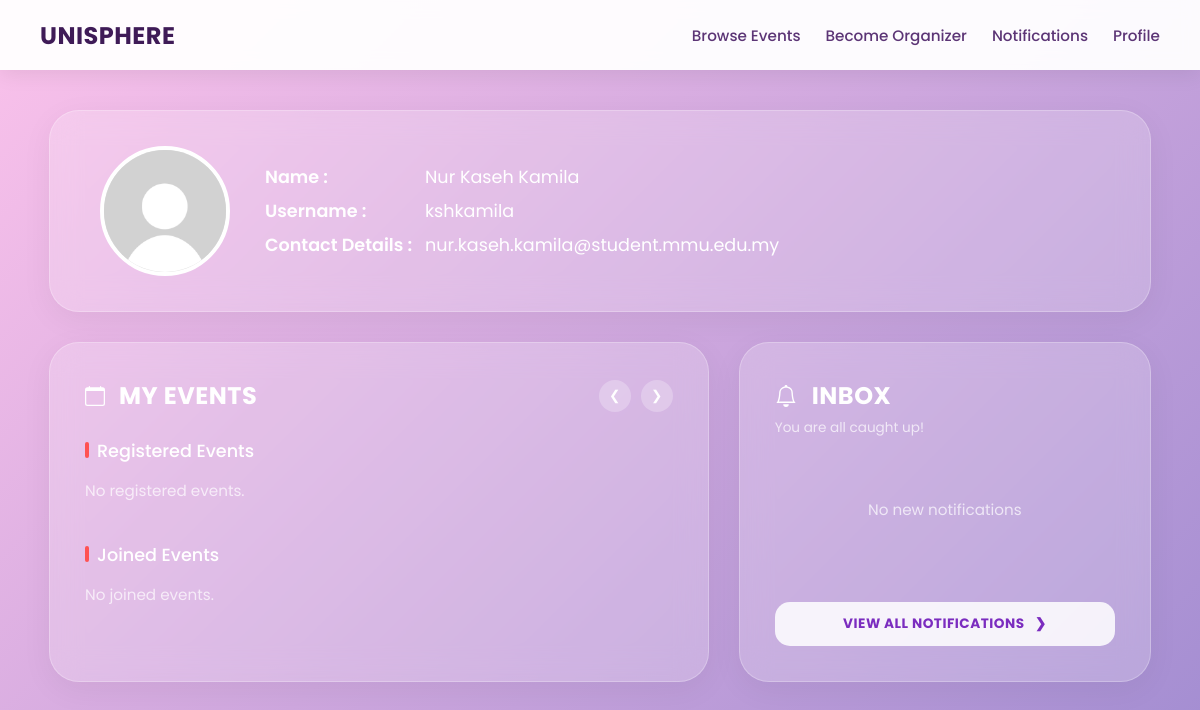
The app's page /user_dashboard (signed in), older data.
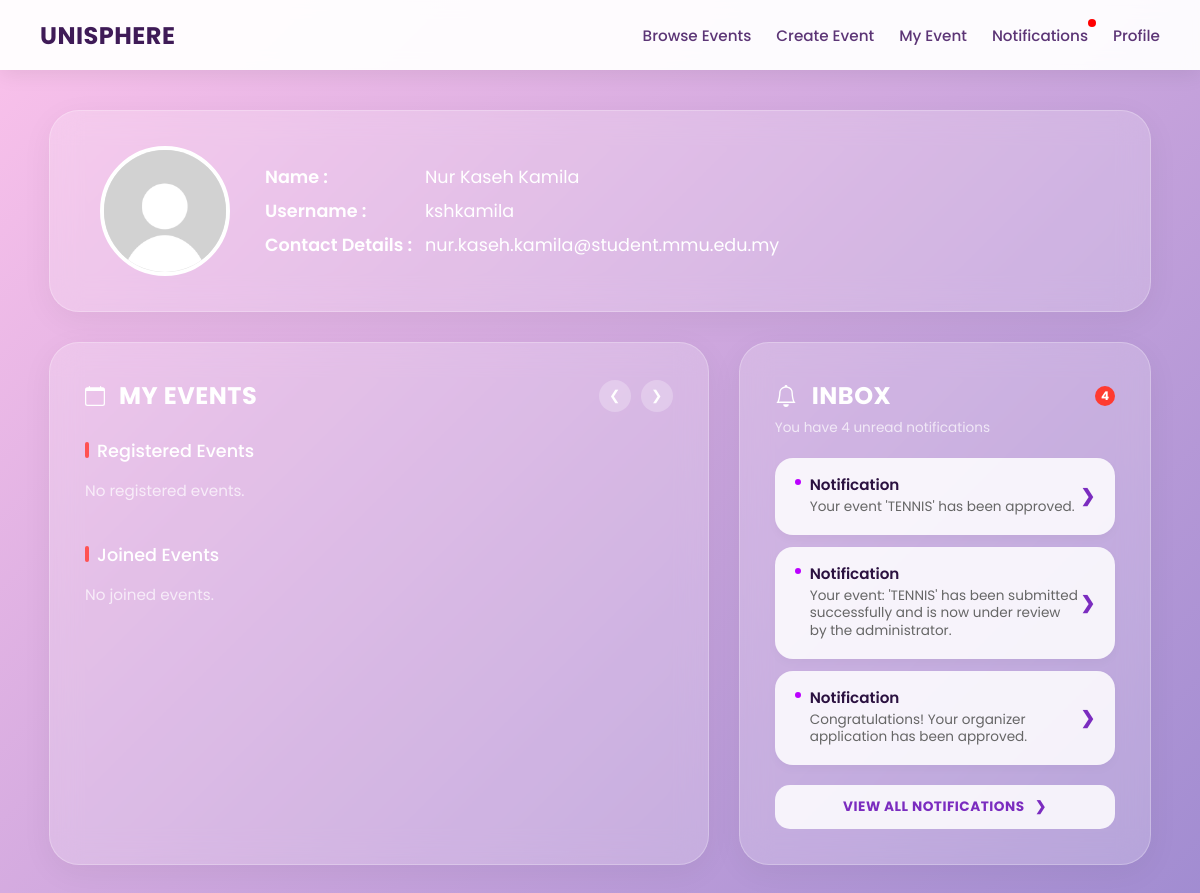
The same page, newer data.
### tables this page shows
CREATE TABLE users_general (
    student_id varchar(10) PRIMARY KEY,
    name TEXT NOT NULL,
    username TEXT NOT NULL UNIQUE,
    email TEXT NOT NULL UNIQUE,
    password TEXT NOT NULL,
    keyword TEXT,
    role TEXT NOT NULL CHECK(role IN ('user', 'organizer', 'admin')),
    is_verified INTEGER DEFAULT 0,
    pending_email TEXT,
    security_question TEXT
);

CREATE TABLE notifications (
    id INTEGER PRIMARY KEY AUTOINCREMENT,
    student_id varchar(10) NOT NULL,
    message TEXT NOT NULL,
    type TEXT NOT NULL,
    is_read INTEGER DEFAULT 0,
    created_at TIMESTAMP DEFAULT CURRENT_TIMESTAMP, redirect TEXT,
    FOREIGN KEY (student_id) REFERENCES users_general(student_id)
);

### app.py (the view)
@app.route('/user_dashboard')
def dashboard():
    username = session.get('user')
    if not username:
        return redirect(url_for('login'))
    conn = get_db_connection()
    cursor = conn.cursor()
    cursor.execute("""
        SELECT * FROM users_general
        LEFT JOIN user_details ON users_general.student_id = user_details.student_id
        WHERE users_general.username = ?
    """, (username,))
    user = cursor.fetchone()
    if not user:
        conn.close()
        return "User not found"
    cursor.execute("""
        SELECT e.event_id, e.event_name, e.event_description,
               e.start_date, e.end_date, e.start_time, e.end_time,
               e.main_location, e.faculty_wing, e.specific_location, e.event_mode, e.event_link, e.event_poster
        FROM events e
        INNER JOIN event_registrations er ON e.event_id = er.event_id
        WHERE er.student_id = ? AND e.end_date >= date('now')
    """, (user["student_id"],))
    events = cursor.fetchall()
    cursor.execute("""
        SELECT e.event_id, e.event_name, e.event_description,
               e.start_date, e.end_date, e.start_time, e.end_time,
               e.main_location, e.faculty_wing, e.specific_location, e.event_mode, e.event_link, e.event_poster
        FROM events e
        INNER JOIN event_registrations er ON e.event_id = er.event_id
        WHERE er.student_id = ? AND e.end_date < date('now')
    """, (user["student_id"],))
    joined_events = cursor.fetchall()
    cursor.execute("""
        SELECT * FROM notifications
        WHERE student_id = ? AND is_read = 0
        ORDER BY ROWID DESC
    """, (user["student_id"],))
    notifications = cursor.fetchall()
    cursor.execute("""
        SELECT COUNT(*) as count
        FROM notifications
        WHERE student_id = ? AND is_read = 0
    """, (user["student_id"],))
    unread_data = cursor.fetchone()
    unread_notifications = unread_data["count"] if unread_data else 0
    conn.close()
    return render_template(
        'user_dashboard.html',
        user=user,
        events=events,
        joined_events=joined_events,
        notifications=notifications,
        unread_notifications=unread_notifications
    )

### app.py (called while the page is built)
def get_db_connection():
    conn = sqlite3.connect('database.db')
    conn.row_factory = sqlite3.Row
    conn.execute("PRAGMA foreign_keys = 1")
    return conn

@app.context_processor
def inject_notifications():
    if 'student_id' not in session:
        return dict(unread_notifications=0)
    conn = get_db_connection()
    cursor = conn.cursor()
    cursor.execute("SELECT COUNT(*) AS total FROM notifications WHERE student_id = ? AND is_read = 0",
    (session['student_id'],))
    result = cursor.fetchone()
    conn.close()
    return dict(unread_notifications=result['total'])

### templates/user_dashboard.html (shortened to what this page needs)
<!DOCTYPE html>
<html lang="en">
    <head>
    </head>
    <body>
        <nav class="navbar">
            <a class="navbar-brand" href="/user_dashboard">UniSphere</a>
            <div class="navbar-links">
                {% if session.get('role') == 'user' %}
                    <a href="/eventbrowsing">Browse Events</a>
                    <a href="/be_organizer">Become Organizer</a>
                    <a href="/notifications" class="notification-link">
                        Notifications
                    </a>
                    <a href="/user_dashboard">Profile</a>
                {% elif session.get('role') == 'organizer' %}
                    <a href="/eventbrowsing">Browse Events</a>
                    <a href="/createevent">Create Event</a>
                    <a href="/my_event">My Event</a>
                    <a href="/notifications" class="notification-link">
                        Notifications
                        {% if unread_notifications > 0 %}
                            <span class="notification-dot"></span>
                        {% endif %}
                    </a>
                    <a href="/user_dashboard">Profile</a>
                {% endif %}
            </div>
        </nav>
<div class="dashboard">
    <div class="profile-banner" onclick="window.location.href='/user_profile';" style="cursor: pointer;" title="Click to Edit Profile">
        <div class="profile-left">
            <img src="{{ url_for('static', filename='uploads/' + (user['profile_picture'] if user['profile_picture'] else 'default.png')) }}" class="dashboard-profile-picture">
            <div class="profile-content">
                <div class="profile-row">
                    <span class="profile-label">Name :</span>
                    <span class="profile-value">{{ user['name'] }}</span>
                </div>
                <div class="profile-row">
                    <span class="profile-label">Username :</span>
                    <span class="profile-value">{{ user['username'] }}</span>
                </div>
                <div class="profile-row">
                    <span class="profile-label">Contact Details :</span>
                    <span class="profile-value">{{ user['email'] }}</span>
                </div>
            </div>
        </div>
    </div>
            <div class="main-grid">
                <div class="card">
                    <div class="card-header-row">
                        <h2 class="card-title-main">
                            <svg width="20" height="20" fill="currentColor" viewBox="0 0 16 16" style="margin-right:4px;"><path d="M3.5 0a.5.5 0 0 1 .5.5V1h8V.5a.5.5 0 0 1 1 0V1h1a2 2 0 0 1 2 2v11a2 2 0 0 1-2 2H2a2 2 0 0 1-2-2V3a2 2 0 0 1 2-2h1V.5a.5.5 0 0 1 .5-.5zM1 4v10a1 1 0 0 0 1 1h12a1 1 0 0 0 1-1V4H1z"/></svg>
                            My Events
                        </h2>
                        <div class="scroll-arrows">
                            <button class="arrow-btn prev-btn">&#10094;</button>
                            <button class="arrow-btn next-btn">&#10095;</button>
                        </div>
                    </div>
                    <p class="event-section-label">Registered Events</p>
                    <div class="posters-container">
                        {% if events %}
                            {% for e in events %}
                                {% if e["main_location"] == "General" %}
                                {% elif e["main_location"] == "CLC" %}
                                    {% set location = e["main_location"] ~ ", " ~ e["specific_location"] %}
                                {% else %}
                                    {% set location = e["main_location"] ~ ", " ~ e["faculty_wing"] ~ ", " ~ e["specific_location"] %}
                                {% endif %}
                                <div class="event-poster"
                                     onclick='triggerActionMenu(
                                         `{{ e["event_id"] }}`,
                                         `{{ e["event_name"] | replace("`", "\\`") }}`,
                                         `{{ e["event_description"] | replace("`", "\\`") }}`,
                                         `{{ e["start_date"] }} to {{ e["end_date"] }}`,
                                         `{{ e["start_time"] }} - {{ e["end_time"] }}`,
                                         `{{ location }} ({{ e["event_mode"] }})`,
                                         `{{ url_for("static", filename="eventPoster/" + e["event_poster"]) if e["event_poster"] else "" }}`
                                     )'
                                     title="{{ e['event_name'] }}">
                                <img src="{{ url_for('static', filename='eventPoster/' + e['event_poster']) }}" alt="{{ e['event_name'] }}">
                                </div>
                            {% endfor %}
                            {% else %}
                            <p style="color: rgba(255,255,255,0.7); font-size:0.95rem;">No registered events.</p>
                        {% endif %}
                    </div>
                    <p class="event-section-label">Joined Events</p>
                    <div class="posters-container">
                        {% if joined_events %}
                            {% for e in joined_events %}
                                {% if e["main_location"] == "General" %}
                                    {% set location = e["specific_location"] %}
                                {% elif e["main_location"] == "CLC" %}
                                    {% set location = e["main_location"] ~ ", " ~ e["specific_location"] %}
                                {% else %}
                                    {% set location = e["main_location"] ~ ", " ~ e["faculty_wing"] ~ ", " ~ e["specific_location"] %}
                                {% endif %}
                                <div class="event-poster"
                                     onclick='triggerActionMenu(
                                         `{{ e["event_id"] }}`,
                                         `{{ e["event_name"] | replace("`", "\\`") }}`,
                                         `{{ e["event_description"] | replace("`", "\\`") }}`,
                                         `{{ e["start_date"] }} to {{ e["end_date"] }}`,
                                         `{{ e["start_time"] }} - {{ e["end_time"] }}`,
                                         `{{ location }} ({{ e["event_mode"] }})`,
                                         <img src="{{ url_for('static', filename='eventPoster/' + e['event_poster']) }}" alt="{{ e['event_name'] }}">
                                     )'
                                     title="{{ e['event_name'] }}">
                                    <img src="{{ url_for('static', filename='eventPoster/' + (e['event_poster'] if e['event_poster'] else 'defaultPoster.png')) }}" alt="{{ e['event_name'] }}">
                                </div>
                            {% endfor %}
                            <a href="/eventbrowsing" class="view-all-box">
                                <span>+</span>
                                View All
                            </a>
                        {% else %}
                            <p style="color: rgba(255,255,255,0.7); font-size:0.95rem;">No joined events.</p>
                        {% endif %}
                    </div>
                </div>
     <div class="card inbox-card">
    <div class="card-header-row">
        <h2 class="card-title-main" style="gap:15px;">
            Inbox
        </h2>
        {% if unread_notifications and unread_notifications > 0 %}
            <span class="notification-badge-count">{{ unread_notifications }}</span>
        {% endif %}
    </div>
    {% if notifications %}
        <p class="inbox-subtitle">You have {{ unread_notifications if unread_notifications else '0' }} unread notifications</p>
    {% else %}
        <p class="inbox-subtitle">You are all caught up!</p>
    {% endif %}
    <div class="notifications-list">
        {% if notifications %}
            {% for n in notifications[:3] %}
                <a href="/notifications" class="notif-item">
                    <div class="notif-content-wrapper">
                        <div class="notif-title">{{ n["title"] if n["title"] else "Notification" }}</div>
                        <div class="notif-desc">{{ n["description"] if n["description"] else n["message"] }}</div>
                    </div>
                    <span class="chevron-icon">&#10095;</span>
                </a>
            {% endfor %}
        {% else %}
            <div style="text-align: center; padding: 40px 20px; color: rgba(255,255,255,0.7); font-size: 0.95rem;">
                No new notifications
            </div>
        {% endif %}
    </div>
    <a href="/notifications" class="view-all-notif-btn">View All Notifications &nbsp; &#10095;</a>
</div>
</div>
</body>
</html>

Row changes from the older to the newer data that the page shows:
added notifications: n "Notification", message "Your event 'TENNIS' has been approved."
added notifications: n "Notification", message "Your event: 'TENNIS' has been submitted successfully and is now under review by the administrator."
added notifications: n "Notification", message "Congratulations! Your organizer application has been approved."
Text that changed along with them:
{{ unread_notifications }}: (not shown) → "4"
{{ unread_notifications if unread_notifications else '0' }}: (not shown) → "4"
text no longer shown: "Become Organizer You are all caught up! No new notifications"
text now shown: "Create Event My Event You have unread notifications"
